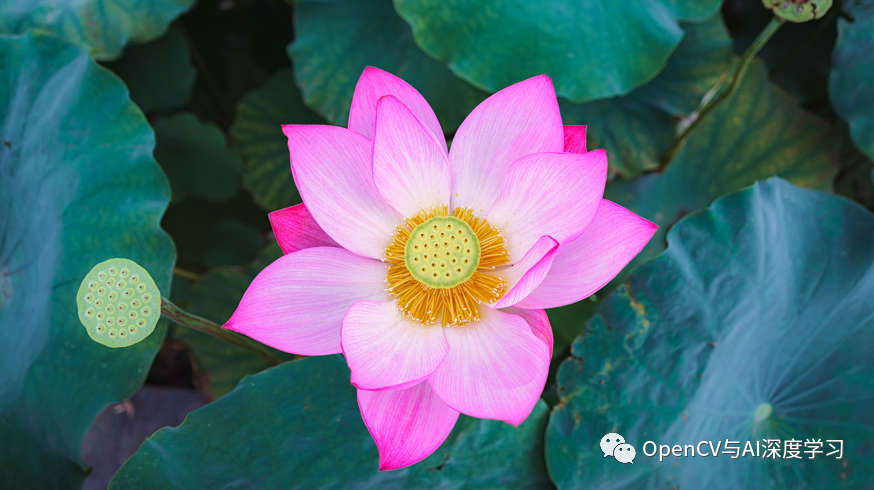
#> input picture malearning/gaitouming/fuza.png, 874 x 490 px
$ python toumingtu2.py
#> lines starting #> are read from the running program, lines starting #| are printed output that depends on the picture; after the words box and inside, x2 and y2 are one past the last pixel; in counts of white or black regions, pixels touching at a corner belong together
# 复杂背景改透明

import cv2
import numpy as np

img = cv2.imread("fuza.png")
#> img is the input picture: shape (490, 874, 3); mean B, G, R 115.4, 103.6, 81.1
cv2.imshow('src', img)
print(img.shape)
#| (490, 874, 3)

result = cv2.cvtColor(img, cv2.COLOR_BGR2BGRA)

B, G, R = cv2.split(img)
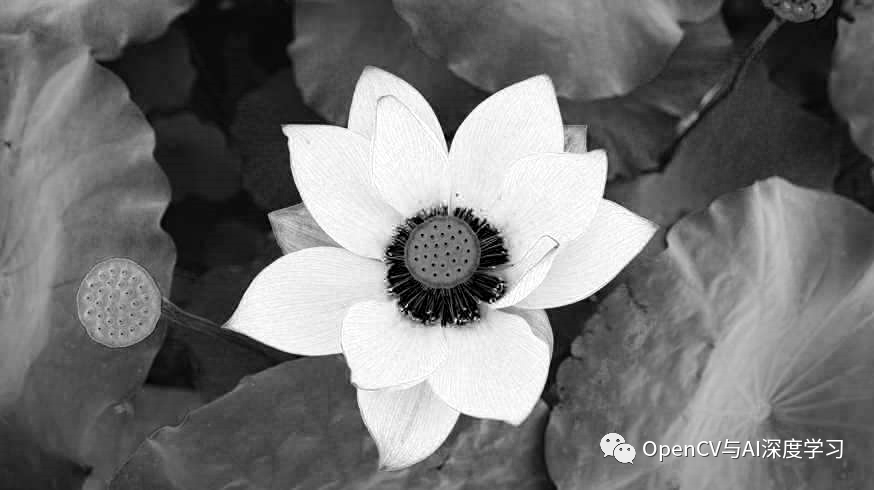
#> B: shape (490, 874); min 0, max 255, mean 115.4
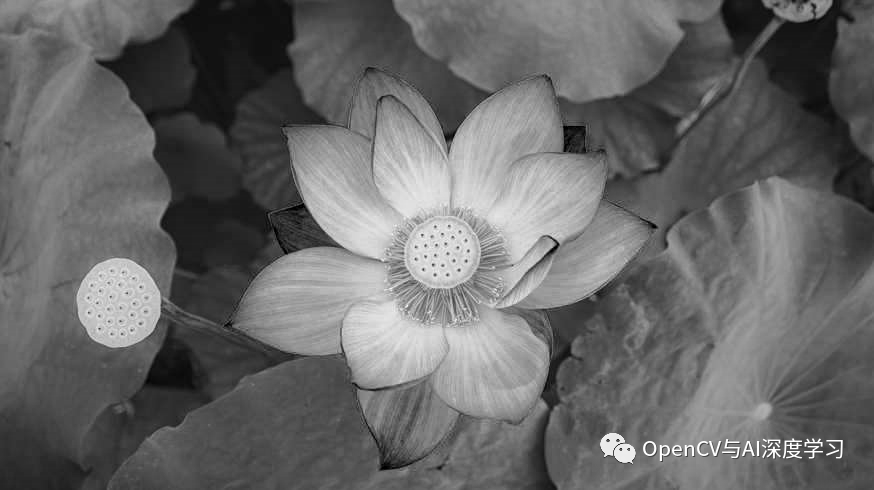
#> G: shape (490, 874); min 0, max 255, mean 103.6
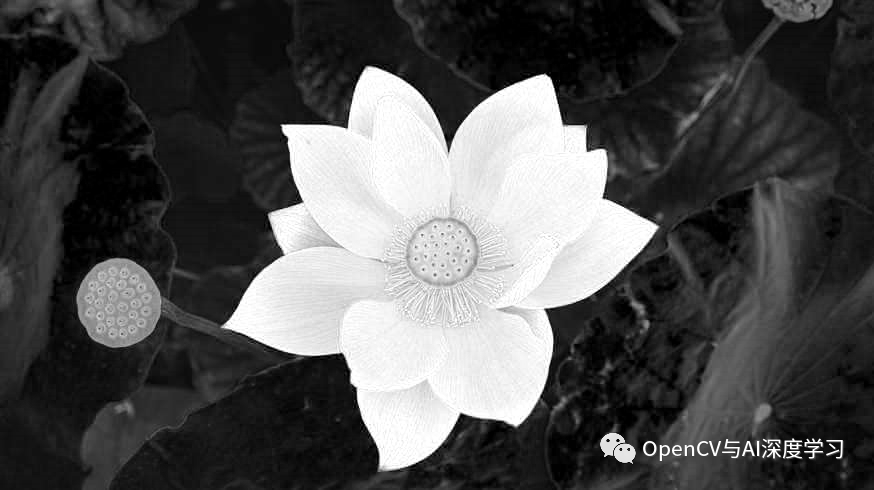
#> R: shape (490, 874); min 0, max 255, mean 81.1

_, Alpha = cv2.threshold(R, 200, 255, cv2.THRESH_BINARY)
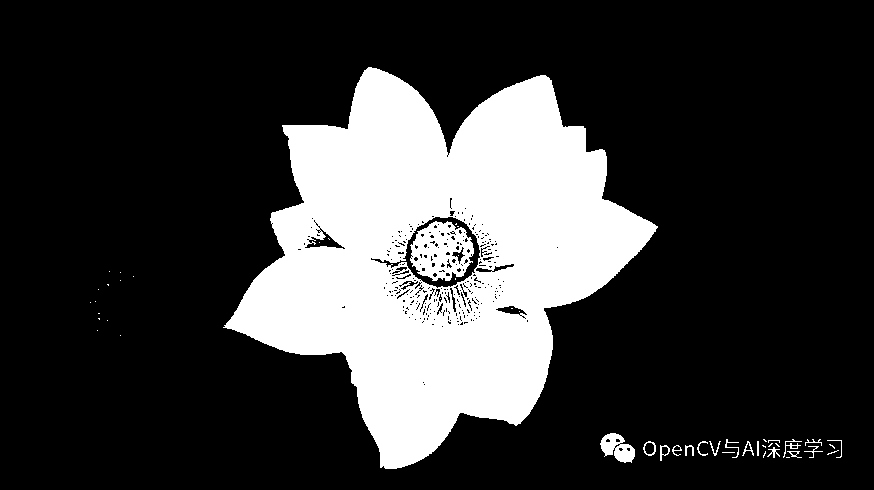
#> Alpha: shape (490, 874); 22.3% white; 50 white regions (32 under 20 px), largest, box (x1, y1, x2, y2) and area: (223, 67, 658, 469) 91553, (410, 221, 474, 281) 2466, (600, 433, 635, 463) 622
cv2.imshow('thres', Alpha)

B2, G2, R2, A2 = cv2.split(result)
#> A2: shape (490, 874); every value is 255
A2 = Alpha
result = cv2.merge([B2, G2, R2, A2])  # 通道合并

cv2.imwrite('result.png', result)
print(result.shape)
#| (490, 874, 4)
cv2.imshow('result', result)
B, G, R, A = cv2.split(result)
cv2.imshow('B', B)
cv2.imshow('G', G)
cv2.imshow('R', R)
cv2.imshow('A', A)

cv2.waitKey()
cv2.destroyAllWindows()
